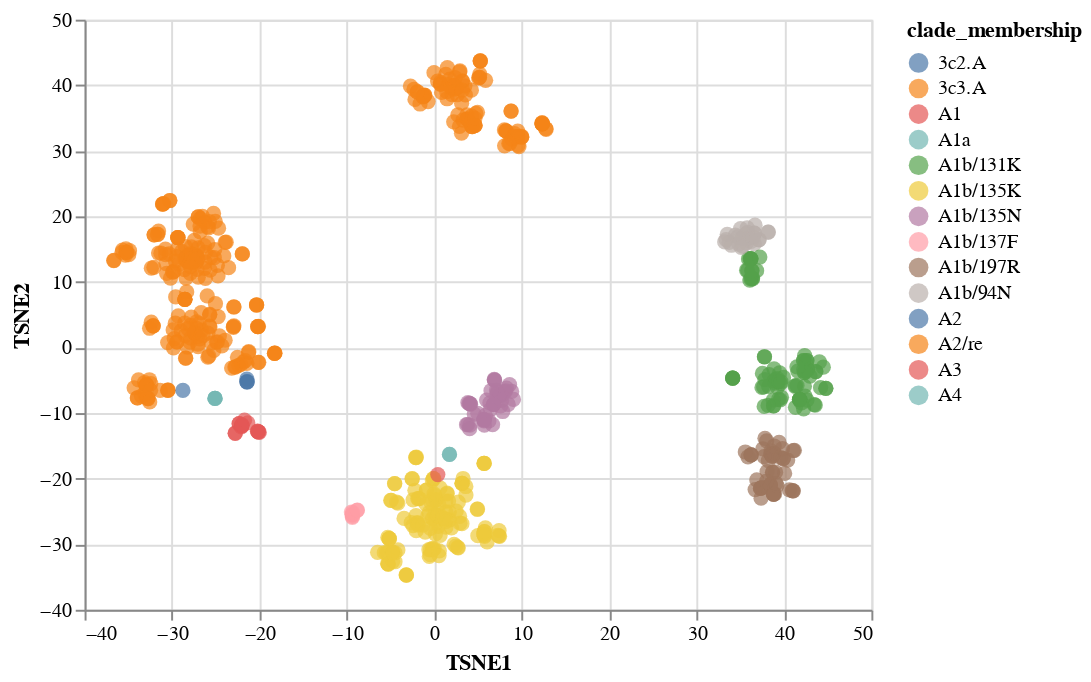

This figure's notebook cell:
### Code cell
real = scatterplot_with_tooltip_interactive(merged_tsne_df,'TSNE1','TSNE2',"TSNE1","TSNE2",['strain','clade_membership'],'clade_membership')
real

### Figure 1 — Vega-Lite specification as saved in the notebook (floating-point values rounded to 4 significant figures; data arrays with more than 128 entries replaced by an {"elided": "..."} marker saying what was removed)
{"$schema": "https://vega.github.io/schema/vega-lite/v3.4.0.json", "config": {"mark": {"tooltip": null}, "view": {"height": 300, "width": 400}}, "data": {"name": "data-0d4f0133300601bf586ca04392ed0e22"}, "datasets": {"data-0d4f0133300601bf586ca04392ed0e22": {"elided": "707 records"}}, "encoding": {"color": {"field": "clade_membership", "type": "nominal"}, "tooltip": [{"field": "strain", "type": "nominal"}, {"field": "clade_membership", "type": "nominal"}], "x": {"field": "TSNE1", "title": "TSNE1", "type": "quantitative"}, "y": {"field": "TSNE2", "title": "TSNE2", "type": "quantitative"}}, "mark": {"size": 60, "type": "circle"}, "selection": {"selector003": {"bind": "scales", "encodings": ["x", "y"], "type": "interval"}}}
